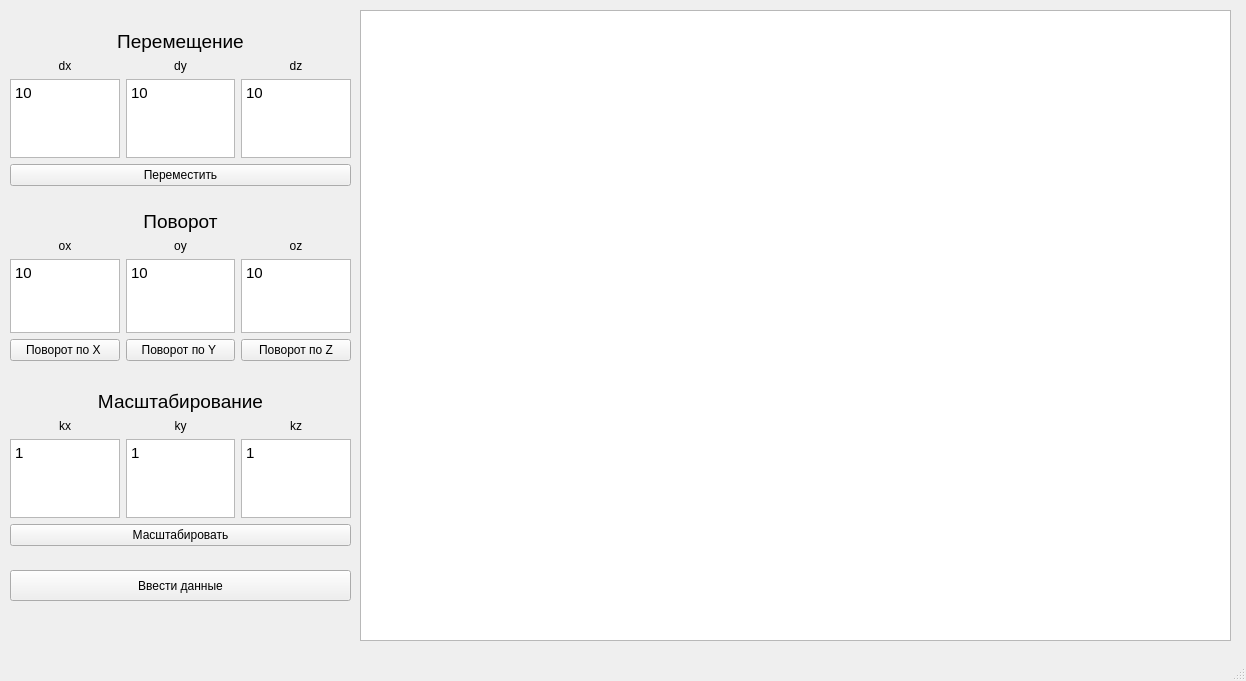
<?xml version="1.0" encoding="UTF-8"?>
<ui version="4.0">
 <class>MainWindow</class>
 <widget class="QMainWindow" name="MainWindow">
  <property name="geometry">
   <rect>
    <x>0</x>
    <y>0</y>
    <width>1246</width>
    <height>681</height>
   </rect>
  </property>
  <property name="sizePolicy">
   <sizepolicy hsizetype="Fixed" vsizetype="Fixed">
    <horstretch>0</horstretch>
    <verstretch>0</verstretch>
   </sizepolicy>
  </property>
  <property name="windowTitle">
   <string>MainWindow</string>
  </property>
  <widget class="QWidget" name="centralwidget">
   <property name="sizePolicy">
    <sizepolicy hsizetype="Fixed" vsizetype="Fixed">
     <horstretch>0</horstretch>
     <verstretch>0</verstretch>
    </sizepolicy>
   </property>
   <widget class="QWidget" name="layoutWidget">
    <property name="geometry">
     <rect>
      <x>10</x>
      <y>210</y>
      <width>341</width>
      <height>151</height>
     </rect>
    </property>
    <layout class="QGridLayout" name="gridLayout_5">
     <item row="0" column="0">
      <widget class="QLabel" name="label_9">
       <property name="font">
        <font>
         <pointsize>14</pointsize>
        </font>
       </property>
       <property name="text">
        <string>Поворот</string>
       </property>
       <property name="alignment">
        <set>Qt::AlignCenter</set>
       </property>
      </widget>
     </item>
     <item row="1" column="0">
      <layout class="QGridLayout" name="gridLayout_6">
       <item row="0" column="2">
        <widget class="QLabel" name="label_12">
         <property name="text">
          <string>oz</string>
         </property>
         <property name="alignment">
          <set>Qt::AlignCenter</set>
         </property>
        </widget>
       </item>
       <item row="1" column="0">
        <widget class="QTextEdit" name="rxArea">
         <property name="html">
          <string>&lt;!DOCTYPE HTML PUBLIC &quot;-//W3C//DTD HTML 4.0//EN&quot; &quot;http://www.w3.org/TR/REC-html40/strict.dtd&quot;&gt;
&lt;html&gt;&lt;head&gt;&lt;meta name=&quot;qrichtext&quot; content=&quot;1&quot; /&gt;&lt;style type=&quot;text/css&quot;&gt;
p, li { white-space: pre-wrap; }
&lt;/style&gt;&lt;/head&gt;&lt;body style=&quot; font-family:'Ubuntu'; font-size:11pt; font-weight:400; font-style:normal;&quot;&gt;
&lt;p style=&quot; margin-top:0px; margin-bottom:0px; margin-left:0px; margin-right:0px; -qt-block-indent:0; text-indent:0px;&quot;&gt;10&lt;/p&gt;&lt;/body&gt;&lt;/html&gt;</string>
         </property>
        </widget>
       </item>
       <item row="0" column="1">
        <widget class="QLabel" name="label_11">
         <property name="text">
          <string>oy</string>
         </property>
         <property name="alignment">
          <set>Qt::AlignCenter</set>
         </property>
        </widget>
       </item>
       <item row="1" column="1">
        <widget class="QTextEdit" name="ryArea">
         <property name="html">
          <string>&lt;!DOCTYPE HTML PUBLIC &quot;-//W3C//DTD HTML 4.0//EN&quot; &quot;http://www.w3.org/TR/REC-html40/strict.dtd&quot;&gt;
&lt;html&gt;&lt;head&gt;&lt;meta name=&quot;qrichtext&quot; content=&quot;1&quot; /&gt;&lt;style type=&quot;text/css&quot;&gt;
p, li { white-space: pre-wrap; }
&lt;/style&gt;&lt;/head&gt;&lt;body style=&quot; font-family:'Ubuntu'; font-size:11pt; font-weight:400; font-style:normal;&quot;&gt;
&lt;p style=&quot; margin-top:0px; margin-bottom:0px; margin-left:0px; margin-right:0px; -qt-block-indent:0; text-indent:0px;&quot;&gt;10&lt;/p&gt;&lt;/body&gt;&lt;/html&gt;</string>
         </property>
        </widget>
       </item>
       <item row="1" column="2">
        <widget class="QTextEdit" name="rzArea">
         <property name="html">
          <string>&lt;!DOCTYPE HTML PUBLIC &quot;-//W3C//DTD HTML 4.0//EN&quot; &quot;http://www.w3.org/TR/REC-html40/strict.dtd&quot;&gt;
&lt;html&gt;&lt;head&gt;&lt;meta name=&quot;qrichtext&quot; content=&quot;1&quot; /&gt;&lt;style type=&quot;text/css&quot;&gt;
p, li { white-space: pre-wrap; }
&lt;/style&gt;&lt;/head&gt;&lt;body style=&quot; font-family:'Ubuntu'; font-size:11pt; font-weight:400; font-style:normal;&quot;&gt;
&lt;p style=&quot; margin-top:0px; margin-bottom:0px; margin-left:0px; margin-right:0px; -qt-block-indent:0; text-indent:0px;&quot;&gt;10&lt;/p&gt;&lt;/body&gt;&lt;/html&gt;</string>
         </property>
        </widget>
       </item>
       <item row="0" column="0">
        <widget class="QLabel" name="label_10">
         <property name="text">
          <string>ox</string>
         </property>
         <property name="alignment">
          <set>Qt::AlignCenter</set>
         </property>
        </widget>
       </item>
       <item row="2" column="0">
        <widget class="QPushButton" name="rotateX">
         <property name="text">
          <string>Поворот по X </string>
         </property>
        </widget>
       </item>
       <item row="2" column="1">
        <widget class="QPushButton" name="rotateY">
         <property name="text">
          <string>Поворот по Y </string>
         </property>
        </widget>
       </item>
       <item row="2" column="2">
        <widget class="QPushButton" name="rotateZ">
         <property name="text">
          <string>Поворот по Z</string>
         </property>
        </widget>
       </item>
      </layout>
     </item>
    </layout>
   </widget>
   <widget class="QWidget" name="layoutWidget_2">
    <property name="geometry">
     <rect>
      <x>10</x>
      <y>390</y>
      <width>341</width>
      <height>156</height>
     </rect>
    </property>
    <layout class="QGridLayout" name="gridLayout_7">
     <item row="0" column="0">
      <widget class="QLabel" name="label_13">
       <property name="font">
        <font>
         <pointsize>14</pointsize>
        </font>
       </property>
       <property name="text">
        <string>Масштабирование</string>
       </property>
       <property name="alignment">
        <set>Qt::AlignCenter</set>
       </property>
      </widget>
     </item>
     <item row="1" column="0">
      <layout class="QGridLayout" name="gridLayout_8">
       <item row="0" column="0">
        <widget class="QLabel" name="label_14">
         <property name="text">
          <string>kx</string>
         </property>
         <property name="alignment">
          <set>Qt::AlignCenter</set>
         </property>
        </widget>
       </item>
       <item row="0" column="1">
        <widget class="QLabel" name="label_15">
         <property name="text">
          <string>ky</string>
         </property>
         <property name="alignment">
          <set>Qt::AlignCenter</set>
         </property>
        </widget>
       </item>
       <item row="0" column="2">
        <widget class="QLabel" name="label_16">
         <property name="text">
          <string>kz</string>
         </property>
         <property name="alignment">
          <set>Qt::AlignCenter</set>
         </property>
        </widget>
       </item>
       <item row="1" column="0">
        <widget class="QTextEdit" name="scaleX">
         <property name="html">
          <string>&lt;!DOCTYPE HTML PUBLIC &quot;-//W3C//DTD HTML 4.0//EN&quot; &quot;http://www.w3.org/TR/REC-html40/strict.dtd&quot;&gt;
&lt;html&gt;&lt;head&gt;&lt;meta name=&quot;qrichtext&quot; content=&quot;1&quot; /&gt;&lt;style type=&quot;text/css&quot;&gt;
p, li { white-space: pre-wrap; }
&lt;/style&gt;&lt;/head&gt;&lt;body style=&quot; font-family:'Ubuntu'; font-size:11pt; font-weight:400; font-style:normal;&quot;&gt;
&lt;p style=&quot; margin-top:0px; margin-bottom:0px; margin-left:0px; margin-right:0px; -qt-block-indent:0; text-indent:0px;&quot;&gt;1&lt;/p&gt;&lt;/body&gt;&lt;/html&gt;</string>
         </property>
        </widget>
       </item>
       <item row="1" column="1">
        <widget class="QTextEdit" name="scaleY">
         <property name="html">
          <string>&lt;!DOCTYPE HTML PUBLIC &quot;-//W3C//DTD HTML 4.0//EN&quot; &quot;http://www.w3.org/TR/REC-html40/strict.dtd&quot;&gt;
&lt;html&gt;&lt;head&gt;&lt;meta name=&quot;qrichtext&quot; content=&quot;1&quot; /&gt;&lt;style type=&quot;text/css&quot;&gt;
p, li { white-space: pre-wrap; }
&lt;/style&gt;&lt;/head&gt;&lt;body style=&quot; font-family:'Ubuntu'; font-size:11pt; font-weight:400; font-style:normal;&quot;&gt;
&lt;p style=&quot; margin-top:0px; margin-bottom:0px; margin-left:0px; margin-right:0px; -qt-block-indent:0; text-indent:0px;&quot;&gt;1&lt;/p&gt;&lt;/body&gt;&lt;/html&gt;</string>
         </property>
        </widget>
       </item>
       <item row="1" column="2">
        <widget class="QTextEdit" name="scaleZ">
         <property name="html">
          <string>&lt;!DOCTYPE HTML PUBLIC &quot;-//W3C//DTD HTML 4.0//EN&quot; &quot;http://www.w3.org/TR/REC-html40/strict.dtd&quot;&gt;
&lt;html&gt;&lt;head&gt;&lt;meta name=&quot;qrichtext&quot; content=&quot;1&quot; /&gt;&lt;style type=&quot;text/css&quot;&gt;
p, li { white-space: pre-wrap; }
&lt;/style&gt;&lt;/head&gt;&lt;body style=&quot; font-family:'Ubuntu'; font-size:11pt; font-weight:400; font-style:normal;&quot;&gt;
&lt;p style=&quot; margin-top:0px; margin-bottom:0px; margin-left:0px; margin-right:0px; -qt-block-indent:0; text-indent:0px;&quot;&gt;1&lt;/p&gt;&lt;/body&gt;&lt;/html&gt;</string>
         </property>
        </widget>
       </item>
      </layout>
     </item>
     <item row="2" column="0">
      <widget class="QPushButton" name="scaleBtn">
       <property name="text">
        <string>Масштабировать</string>
       </property>
      </widget>
     </item>
    </layout>
   </widget>
   <widget class="QGraphicsView" name="graphicsView">
    <property name="geometry">
     <rect>
      <x>360</x>
      <y>10</y>
      <width>871</width>
      <height>631</height>
     </rect>
    </property>
    <property name="sizePolicy">
     <sizepolicy hsizetype="Fixed" vsizetype="Fixed">
      <horstretch>0</horstretch>
      <verstretch>0</verstretch>
     </sizepolicy>
    </property>
   </widget>
   <widget class="QWidget" name="layoutWidget">
    <property name="geometry">
     <rect>
      <x>10</x>
      <y>30</y>
      <width>341</width>
      <height>156</height>
     </rect>
    </property>
    <layout class="QGridLayout" name="gridLayout_2">
     <item row="2" column="0">
      <widget class="QPushButton" name="moveBtn">
       <property name="text">
        <string>Переместить</string>
       </property>
      </widget>
     </item>
     <item row="0" column="0">
      <widget class="QLabel" name="label">
       <property name="font">
        <font>
         <pointsize>14</pointsize>
        </font>
       </property>
       <property name="text">
        <string>Перемещение</string>
       </property>
       <property name="alignment">
        <set>Qt::AlignCenter</set>
       </property>
      </widget>
     </item>
     <item row="1" column="0">
      <layout class="QGridLayout" name="gridLayout">
       <item row="0" column="1">
        <widget class="QLabel" name="label_3">
         <property name="text">
          <string>dy</string>
         </property>
         <property name="alignment">
          <set>Qt::AlignCenter</set>
         </property>
        </widget>
       </item>
       <item row="0" column="2">
        <widget class="QLabel" name="label_4">
         <property name="text">
          <string>dz</string>
         </property>
         <property name="alignment">
          <set>Qt::AlignCenter</set>
         </property>
        </widget>
       </item>
       <item row="0" column="0">
        <widget class="QLabel" name="label_2">
         <property name="text">
          <string>dx</string>
         </property>
         <property name="alignment">
          <set>Qt::AlignCenter</set>
         </property>
        </widget>
       </item>
       <item row="1" column="0">
        <widget class="QTextEdit" name="dxArea">
         <property name="html">
          <string>&lt;!DOCTYPE HTML PUBLIC &quot;-//W3C//DTD HTML 4.0//EN&quot; &quot;http://www.w3.org/TR/REC-html40/strict.dtd&quot;&gt;
&lt;html&gt;&lt;head&gt;&lt;meta name=&quot;qrichtext&quot; content=&quot;1&quot; /&gt;&lt;style type=&quot;text/css&quot;&gt;
p, li { white-space: pre-wrap; }
&lt;/style&gt;&lt;/head&gt;&lt;body style=&quot; font-family:'Ubuntu'; font-size:11pt; font-weight:400; font-style:normal;&quot;&gt;
&lt;p style=&quot; margin-top:0px; margin-bottom:0px; margin-left:0px; margin-right:0px; -qt-block-indent:0; text-indent:0px;&quot;&gt;10&lt;/p&gt;&lt;/body&gt;&lt;/html&gt;</string>
         </property>
        </widget>
       </item>
       <item row="1" column="1">
        <widget class="QTextEdit" name="dyArea">
         <property name="html">
          <string>&lt;!DOCTYPE HTML PUBLIC &quot;-//W3C//DTD HTML 4.0//EN&quot; &quot;http://www.w3.org/TR/REC-html40/strict.dtd&quot;&gt;
&lt;html&gt;&lt;head&gt;&lt;meta name=&quot;qrichtext&quot; content=&quot;1&quot; /&gt;&lt;style type=&quot;text/css&quot;&gt;
p, li { white-space: pre-wrap; }
&lt;/style&gt;&lt;/head&gt;&lt;body style=&quot; font-family:'Ubuntu'; font-size:11pt; font-weight:400; font-style:normal;&quot;&gt;
&lt;p style=&quot; margin-top:0px; margin-bottom:0px; margin-left:0px; margin-right:0px; -qt-block-indent:0; text-indent:0px;&quot;&gt;10&lt;/p&gt;&lt;/body&gt;&lt;/html&gt;</string>
         </property>
        </widget>
       </item>
       <item row="1" column="2">
        <widget class="QTextEdit" name="dzArea">
         <property name="html">
          <string>&lt;!DOCTYPE HTML PUBLIC &quot;-//W3C//DTD HTML 4.0//EN&quot; &quot;http://www.w3.org/TR/REC-html40/strict.dtd&quot;&gt;
&lt;html&gt;&lt;head&gt;&lt;meta name=&quot;qrichtext&quot; content=&quot;1&quot; /&gt;&lt;style type=&quot;text/css&quot;&gt;
p, li { white-space: pre-wrap; }
&lt;/style&gt;&lt;/head&gt;&lt;body style=&quot; font-family:'Ubuntu'; font-size:11pt; font-weight:400; font-style:normal;&quot;&gt;
&lt;p style=&quot; margin-top:0px; margin-bottom:0px; margin-left:0px; margin-right:0px; -qt-block-indent:0; text-indent:0px;&quot;&gt;10&lt;/p&gt;&lt;/body&gt;&lt;/html&gt;</string>
         </property>
        </widget>
       </item>
      </layout>
     </item>
    </layout>
   </widget>
   <widget class="QPushButton" name="LoadBut">
    <property name="geometry">
     <rect>
      <x>10</x>
      <y>570</y>
      <width>341</width>
      <height>31</height>
     </rect>
    </property>
    <property name="text">
     <string>Ввести данные</string>
    </property>
   </widget>
  </widget>
  <widget class="QMenuBar" name="menubar">
   <property name="geometry">
    <rect>
     <x>0</x>
     <y>0</y>
     <width>1246</width>
     <height>22</height>
    </rect>
   </property>
  </widget>
  <widget class="QStatusBar" name="statusbar"/>
 </widget>
 <resources/>
 <connections/>
</ui>
